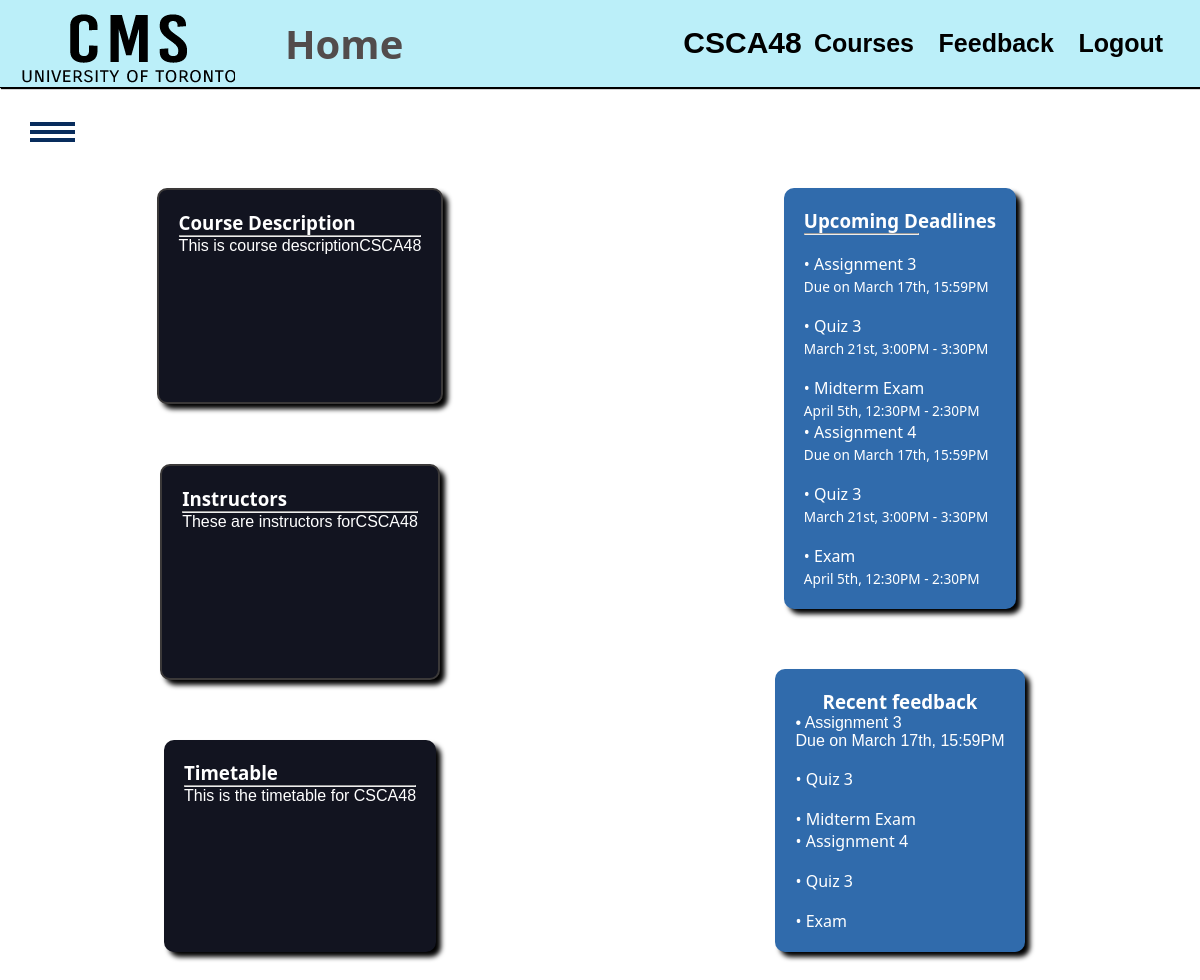
/courses/CSCA48 (signed in), run on the app's committed database.
### tables this page shows
CREATE TABLE "coursehomepage" (
	"courseid"	TEXT UNIQUE,
	"coursedescription"	TEXT,
	"courseinstructors"	TEXT,
	"coursetimetable"	TEXT
);

### app.py (the view)
@app.route('/courses/<courseid>')
def show_course_page(courseid):
    if check_session():
        return redirect('/login')
    print(courseid)
    coursepageinfo = d.query("SELECT * FROM coursehomepage WHERE courseid = '"+ courseid +"';")
    if checkvalidcourseid(courseid):
        return "Course ID is invalid"
    userid = get_userid()
    if userid == -1:
        return "Invalid userid, try logging in"
    user = SESSIONS[request.cookies.get('sessionId')]
    g.name = user.name
    g.courseid = courseid
    g.description = coursepageinfo[0][1]
    g.instructors = coursepageinfo[0][2]
    g.timetable = coursepageinfo[0][3]
    return render_template('coursepage.html')

### app.py (called while the page is built)
def check_session():
    sessionId = request.cookies.get('sessionId')
    if not (sessionId in SESSIONS.keys()):
        print('FAILED Session Check')
        return True
    else:
        print('PASSED Session Check')
        return False

def get_userid():
    if 'sessionId' in request.cookies:
        if request.cookies.get('sessionId') in SESSIONS.keys():
            return SESSIONS[request.cookies.get('sessionId')].userid
    return -1

def checkvalidcourseid(courseid):
    courses = d.query("SELECT * FROM courses WHERE courseid = '"+ courseid +"';")
    return len(courses) != 1

### database.py (called while the page is built)
def query(sql):
    con = sqlite3.connect(DATABASE_PATH)
    cur = con.cursor()
    cur.execute(sql)
    rows = cur.fetchall()
    con.commit()
    con.close()
    return rows

### templates/coursepage.html (shortened to what this page needs)
<!DOCTYPE html>
<html lang="en">
<head>
    <link rel="stylesheet" href="/static/css/style.css">
</head>
<body>
    <header>
        <nav>
            <img class="uoftlogo" src="/static/images/CMSlogo1.png" alt="Logo">
            <h1>Home</h1>
            <h2>{{g.courseid}}</h2>
            <ul>
                <li><a href="/dashboard"><b>Courses</b></a> </li>
                <li><a href="/feedback"><b>Feedback</b></a> </li>
                <li><a href="/logout"><b>Logout</b></a> </li>
            </ul>
        </nav>
    </header>
    <div id="sidebar">
        <div class="toggle-btn" onclick="show()">
            <span></span>
            <span></span>
            <span></span>
        </div>
    </div>
    <div class="homecontent">
        <section class="control1">
            <div class="coursedescription">
                <h3>Course Description</h3>
                <hr> {{g.description|safe}}
            </div>
            <div class="instructors">
                <h3>Instructors</h3>
                <hr> {{g.instructors|safe}}
            </div>
            <div class="TimeTable">
                <h3>Timetable</h3>
                <hr> {{g.timetable|safe}}
            </div>
        </section>
        <section class="control2">
            <div class="eventswidget">
                <h3>Upcoming Deadlines</h3>
                <hr>
                <br>
                <p>
                    • Assignment 3<br />
                    <span>Due on March 17th, 15:59PM</span>
                </p>
                <br>
                <p>
                    • Quiz 3<br />
                    <span>March 21st, 3:00PM - 3:30PM</span>
                </p>
                <br>
                <p>
                    • Midterm Exam<br />
                    <span>April 5th, 12:30PM - 2:30PM</span>
                </p>
                <p>
                    • Assignment 4<br />
                    <span>Due on March 17th, 15:59PM</span>
                </p>
                <br>
                <p>
                    • Quiz 3<br />
                    <span>March 21st, 3:00PM - 3:30PM</span>
                </p>
                <br>
                <p>
                    • Exam<br />
                    <span>April 5th, 12:30PM - 2:30PM</span>
                </p>
            </div>
            <div class="feedback">
                <h3>Recent feedback</h3>
                • Assignment 3<br />
                <span>Due on March 17th, 15:59PM</span>
                <br>
                <p>
                    • Quiz 3<br />
                </p>
                <br>
                <p>
                    • Midterm Exam<br />
                </p>
                <p>
                    • Assignment 4<br />
                </p>
                <br>
                <p>
                    • Quiz 3<br />
                </p>
                <br>
                <p>
                    • Exam<br />
                </p>
            </div>
        </section>
    </div>
</body>
</html>

### static/css/style.css (style rules this page uses)
* { margin: 0; padding: 0; box-sizing: border-box; }
html { scroll-behavior: smooth; }
p { font-family: 'Segoe UI', 'San Francisco', Tahoma, Geneva, Verdana, sans-serif; }
h1 { font-family: 'Segoe UI', 'San Francisco', Tahoma, Geneva, Verdana, sans-serif; }
h3 { font-family: 'Segoe UI', 'San Francisco', Tahoma, Geneva, Verdana, sans-serif; }
body { font-family: Helvetica; }
header { font-size: 20px; border-bottom: 1px solid rgb(0, 0, 0); padding-bottom: 1px; position: sticky; top: 0px; background: rgb(187, 239, 249); box-shadow: 1px 1px 1px black; }
nav { position: relative; min-height: 10vh; display: flex; align-items: center; justify-content: space-between; }
.uoftlogo { padding-left: 20px; padding-right: 10px; }
nav h1 { Color: rgb(82, 76, 76); padding-left: 40px; font-size: 40px; flex: 1; }
nav ul { list-style: none; display: flex; justify-content: space-around; font-size: 25px; flex: 1; }
nav a { color: black; text-decoration: none; }
#sidebar { position: fixed; width: 300px; height: 100%; background: #306bac; left: -300px; transition: 0.4s ease; }
#sidebar .toggle-btn { position: absolute; top: 30px; left: 330px; }
.toggle-btn span { width: 45px; height: 4px; background: #082c5c; display: block; margin-top: 4px; }
.homecontent { margin-top: 50px; padding-top: 20px; color: white; display: grid; grid-template-columns: 1fr 1fr; }
.control1 { display:flex; flex-direction: column; align-items: center; }
.control2 { display:flex; flex-direction: column; align-items: center; }
.homecontent div { padding: 20px; margin: 30px; border-radius: 10px; }
.coursedescription { flex:2; background-color: #121420; border: 2px #3b3939 solid; box-shadow: 5px 5px 5px black; }
.instructors { flex:2; background-color: #121420; border: 2px #3b3939 solid; box-shadow: 5px 5px 5px black; }
.TimeTable { flex:2; background-color: #121420; box-shadow: 5px 5px 5px black; }
.eventswidget { flex:2; background: #306bac; box-shadow: 5px 5px 5px black; }
.feedback { flex:2; background: #306bac; box-shadow: 5px 5px 5px black; }
.feedback h3 { text-align: center; }
.eventswidget h3 { text-align: center; }
.eventswidget hr { width: 60%; }
.eventswidget p span { font-weight: lighter; font-size: 85%; }

### data on the page
coursehomepage: description "This is course descriptionCSCA48", instructors "These are instructors forCSCA48", timetable "This is the timetable for CSCA48"

### other printed values
{{ g.courseid }} "CSCA48"
